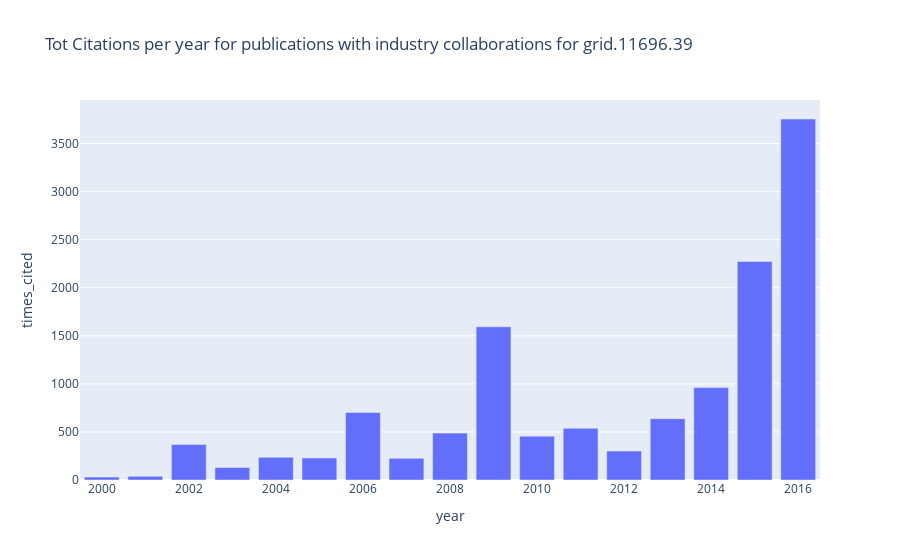

Write notebook code for a chart like this one.
### Markdown cell above
### 3.2 Citations from Industry Collaboration

### Code cell
pubs_grouped = pubs.groupby(['year'], as_index=False).sum()
px.bar(pubs_grouped, x="year", y="times_cited",
       title=f"Tot Citations per year for publications with industry collaborations for {GRIDID}")

### Figure 1 — Plotly figure (JSON) as saved in the notebook; plotly's stock layout.template omitted (floating-point values rounded to 4 significant figures)
{"data": [{"alignmentgroup": "True", "hoverlabel": {"namelength": 0}, "hovertemplate": "year=%{x}<br>times_cited=%{y}", "legendgroup": "", "marker": {"color": "#636efa"}, "name": "", "offsetgroup": "", "orientation": "v", "showlegend": false, "textposition": "auto", "type": "bar", "x": [2000, 2001, 2002, 2003, 2004, 2005, 2006, 2007, 2008, 2009, 2010, 2011, 2012, 2013, 2014, 2015, 2016], "xaxis": "x", "y": [30, 38, 369, 130, 236, 229, 702, 225, 488, 1594, 456, 538, 302, 638, 963, 2273, 3756], "yaxis": "y"}], "layout": {"autosize": true, "barmode": "relative", "legend": {"tracegroupgap": 0}, "title": {"text": "Tot Citations per year for publications with industry collaborations for grid.11696.39"}, "xaxis": {"anchor": "y", "autorange": true, "domain": [0, 1], "range": [2000.0, 2016.0], "title": {"text": "year"}, "type": "linear"}, "yaxis": {"anchor": "x", "autorange": true, "domain": [0, 1], "range": [0, 3954.0], "title": {"text": "times_cited"}, "type": "linear"}}}
